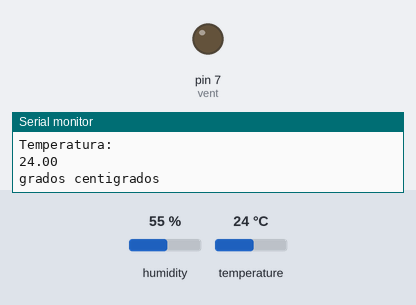
Simulated run of this sketch. Board: Arduino Uno, built with avr-gcc and run on an emulated ATmega328P. Shown: output pins drawn as LEDs (lit = HIGH), the last lines printed to the serial monitor. The inputs (shaded band) are chosen by the test bench; at power-on: humidity 55 %, temperature 24 °C.

Above: at 5.3 s.
5.4 s: humidity set to 88 %
9.1 s: humidity set to 91 %
At 10.7 s:
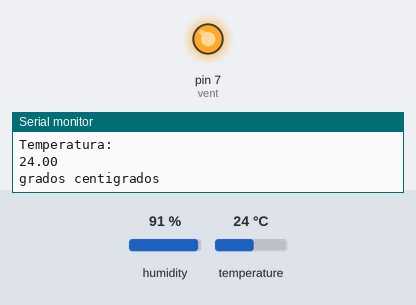
12.8 s: humidity set to 22 %
At 15.5 s:
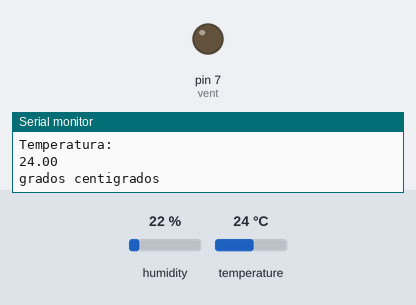
16.5 s: temperature set to 28 °C
At 18.6 s:
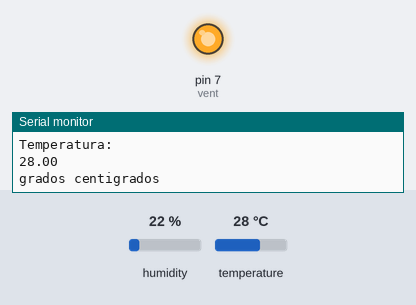
Timing chart, 0 to 20.1 s (numbered marks = the images above; inputs shaded):
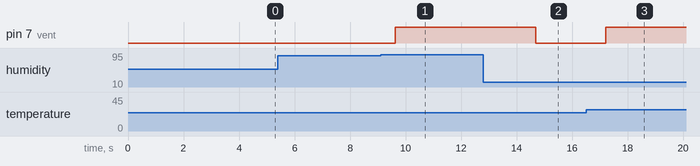

Measured:
- the behaviour switches between 89 and 90 % on humidity (found by bisection; images 0 and 1)
- the behaviour switches between 26 and 27 °C on temperature (found by bisection; images 2 and 3)
- after the input at 9.1 s, pin 7 (vent): LOW → HIGH after 0.52 s
- after the input at 12.8 s, pin 7 (vent): HIGH → LOW after 1.9 s
- after the input at 16.5 s, pin 7 (vent): LOW → HIGH after 0.71 s

The sketch:

v1-controlfan.ino
```cpp
#include "DHT.h"

#define DHTPIN 8 //pin en el que se conecta el sensor
#define DHTTYPE DHT11 //sensor utilizado dentro de la librería DHT.h

DHT dht(DHTPIN, DHTTYPE);

int vent = 7; //pin en el que se conecta el ventilador

void setup()
{
    Serial.begin(9600);
    pinMode(vent, OUTPUT);
    dht.begin(); //se inicializa la librería del sensor
}

void loop()
{
delay(2000);
 float h = dht.readHumidity(); //variable de lectura de la humedad a través del sensor
 float t = dht.readTemperature(); //variable de lectura de la temperatura
 float f = dht.readTemperature(true);
 Serial.println("Humedad relativa: "); //mensajes que se muestran en el terminal virtual con los valores medidos
 Serial.println(h);
 Serial.println("%");
 Serial.println("Temperatura: ");
 Serial.println(t);
 Serial.println("grados centigrados");


  if((h>=90) || (t>=27)) //condiciones por fuera del óptimo para el cultivo de tomate
  {
    digitalWrite(vent,HIGH);
  }
  else
  {
    digitalWrite(vent,LOW);
  }

  delay(500);
}
```
